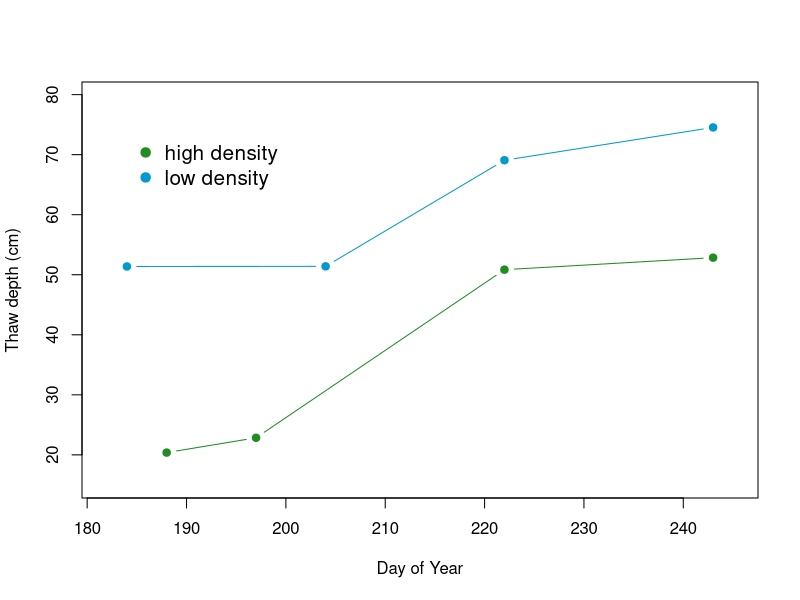

This chart was generated by the following R code:
###########################################################################
#########This script analyzes thaw depth data from    #####################
#########the summer of 2016 in Cherskiy Russia        #####################
#########The data consists of thaw depth measured     #####################
#########below a transect or under sap flux trees     #####################
###########################################################################

#1. read in data

	#A. read in necessary packages for this R session
	#note run the commented out install.packages if you haven't installed them
	#install.packages(c("lubridate"))
		library(lubridate)	
	
	#B. set the working directory
		setwd("c:\\Users\\scardarelli/Documents/research/siberia_lai/R_Intro-master/2_Datasets/")
	
	#C. read in thaw depth csv
		datTD <- read.csv("thaw_depth.csv")
	
	#D. check data
		head(datTD)
	
#2. Convert dates to day of year

	#A. specify date format
		dateTD <- as.Date(datTD$Date, "%m/%d/%Y") 	
	
	#B. extract the day of year out of the date and add to datTD
		datTD$doyTD <- yday(dateTD)
	
	#C. extract the year out of the date and add to datTD
		datTD$yearTD <- year(dateTD)
		
		####################################################
		############ lubridate       #######################
		####################################################
		#as.Date(Vector of dates or date/time, date format)
			#see here for table of date format symbols:
			# https://www.r-bloggers.com/date-formats-in-r/
		
		#yday(as.Date output) gives a vector of day of year
		
		#year(as.Date output) gives a vector of year
	
#3. Get the average thaw depth by site

	#A. First way to get the average
		
		ave1 <- tapply(datTD$TD, datTD$Site, FUN="mean")
		
		####################################################
		############ tapply()        #######################
		####################################################		
		#tapply(vector, Index (can be a list of multiple vectors or a single vector of factors), FUN= "function")
		####################################################				
		
		#look at results
		ave1
		#let's get some information about what this output is
		str(ave1)
		
		#you'll see the name of the factor for each mean is linked as an object called dimnames
		#and the means are actually stored in ave 1 as vector
		dimnames(ave1)
		
		#pull out the DAV mean
		ave1[1]
		
		#you'll also note there is an inconsistancy in the name for the Davydov forest
		
#4. Fix the site name for Davydov
	
	#A. using the ifelse function we can apply a statement to the entire vector of names
		#Note: it will also be easier if we give the stand names a numerical id rather than
		#treat them as characters. 

		
		datTD$standID <- ifelse(datTD$Site == "DAV" | datTD$Site == "DAVY", 1,
							ifelse(datTD$Site == "LDF2", 2, NA))
		
		####################################################
		############ ifelse()        #######################
		####################################################
		#ifelse(logical statement, output if true, output if false)
		#Note: we just used logical statements:
		# here the == denotes is equal to
		# | means or
		####################################################		
		
		
		
	#B. setup a flag to make sure we don't have any names that don't fit in 
	    #our ifelse statement that statement

			if( length( which( is.na(datTD$standID) ) ) > 0){
				print("ERROR unnamed site")
				}else{
						print("No unnamed sites")
					}
		
		#there's a lot going on here
		#we might be concerned that our ifelse statement might work but it could
		#spit out NAs when it shouldn't, and we might not notice without scrolling 
		#through the data.
		
		#we just used the other version of if. This only evaluates one element at a time
		# we would need a for loop (we'll cover these in the future) to iterate through
		# the if statement above if we wanted to use it to make our standID
		
		
		####################################################
		############ IF and IF/ELSE  #######################
		####################################################
		
		#here is how this if statement works
		#if(logical statement){
			#does whatever is in these brackets if true
		#}
		
		#you can also add an else statement if you want
		
		#if(logical statement){
		# does whatever is in these brackets if true
		#}else{
				#does whatever is in these brackets if true
			#}

		####################################################
		############ length          #######################
		####################################################	
		
		#length(vector)
		
		#this will return a single number, the length of your vector
		
		####################################################
		############ which           #######################
		####################################################			
			
		#which(logical statement)
		
		#which will return the row numbers of data that meets a logical statement
		
		####################################################
		############ is.na           #######################
		####################################################		
		
		#is.na(data element)
		
		#returns a true or false if there is an NA value
		####################################################
		
#5. Get the average for the stand and day of year 			
	
		#A.  take the average across stand and day of year
			TDave<-aggregate(datTD$TD, by=list(datTD$doyTD, datTD$standID), FUN="mean")
			TDave
		#B. rename the columns to be more informative
			colnames(TDave)<-c("doy","standID", "TD")
		
		####################################################
		############ aggregate       #######################
		####################################################
		
		#aggregate(data.vector, by=list(one or more numerical index or factors), FUN="function")
		
		####################################################
		
#6. Make a plot of the average thaw depth over time	with each stand seperated	
	

		#A. set up the plot
		
			#start by plotting high density
			plot(TDave$doy[TDave$standID==1],TDave$TD[TDave$standID==1], 
				ylim=c(min(TDave$TD)-5,max(TDave$TD)+5),
				xlim=c(min(TDave$doy)-2,max(TDave$doy)+2), type="b",
				xlab="Day of Year", ylab="Thaw depth (cm)", pch=19, col="forestgreen" )
			
		#B.#add points for low density
			points(TDave$doy[TDave$standID==2],TDave$TD[TDave$standID==2],
			 pch=19, col="deepskyblue3",type="b" )
		
		#C. add a legend
		
			legend(min(TDave$doy),max(TDave$TD),
					c("high density", "low density"), 
					col=c("forestgreen", "deepskyblue3"), pch= 19, bty="n",
					cex=1.25)
		
		####################################################
		############ plot            #######################
		####################################################		
		
		#plot(x.coordinates,y.coordinates, xlim=c(lower value, upper value),
		#	ylim=c(lower value, upper value), xlab="label for axis",
		#	ylab="label for axis", pch=point.shape.number,
		#	col=" colorname", type="b" for both "p" for point "l" for line)
		
		####################################################
		############ points          #######################
		####################################################	

		#adds points to existing plot
		#points(x.coordinates,y.coordinates,pch=point.shape.number,
		#	col=" colorname", type="b" for both "p" for point "l" for line)
		
		####################################################
		############ legend          #######################
		####################################################	
		
		#adds a legend to a plot
		#legend(upper.left.x.coordinate, upper.left.y.coordinate,
		#		c(vector of labels), col=c(vector of colors for point or line) 
		#		OR fill=c(vector of colors for box fill), pch or lty arguments,
		#		bty="n" this gets rid of the ugly box, cex=+1 for bigger legend)
		####################################################
		
#7. Activities to complete on your own:

	#A. calculate the standard deviation sd() for each stand and day of year
	
	#B. add arrows to the plot using arrows() with the code argument set to zero
	
	#C. Make a plot that looks at the thaw depth for each tree in the Davydov stand
	
